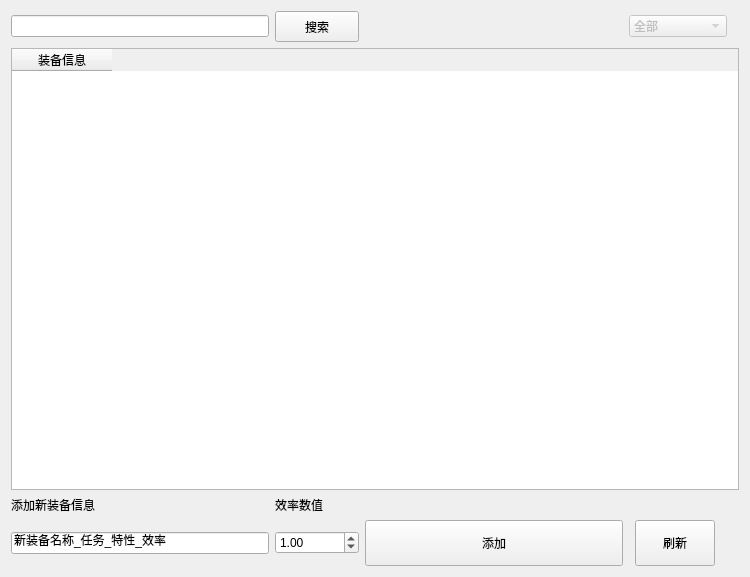
<?xml version="1.0" encoding="UTF-8"?>
<ui version="4.0">
 <class>seeeqps</class>
 <widget class="QWidget" name="seeeqps">
  <property name="geometry">
   <rect>
    <x>0</x>
    <y>0</y>
    <width>750</width>
    <height>577</height>
   </rect>
  </property>
  <property name="windowTitle">
   <string>装备库</string>
  </property>
  <layout class="QGridLayout" name="gridLayout">
   <item row="7" column="1">
    <widget class="QLabel" name="label_2">
     <property name="text">
      <string>效率数值</string>
     </property>
    </widget>
   </item>
   <item row="8" column="1">
    <widget class="QDoubleSpinBox" name="doubleSpinBox_eft">
     <property name="maximum">
      <double>999999.000000000000000</double>
     </property>
     <property name="value">
      <double>1.000000000000000</double>
     </property>
    </widget>
   </item>
   <item row="7" column="0">
    <widget class="QLabel" name="label">
     <property name="text">
      <string>添加新装备信息</string>
     </property>
    </widget>
   </item>
   <item row="8" column="0">
    <widget class="QLineEdit" name="le_name">
     <property name="text">
      <string>新装备名称_任务_特性_效率</string>
     </property>
    </widget>
   </item>
   <item row="4" column="0">
    <widget class="QLineEdit" name="le_keyword"/>
   </item>
   <item row="6" column="0" colspan="9">
    <widget class="QTableWidget" name="tw">
     <column>
      <property name="text">
       <string>装备信息</string>
      </property>
     </column>
    </widget>
   </item>
   <item row="4" column="3" colspan="4">
    <widget class="QComboBox" name="comboBox">
     <property name="enabled">
      <bool>false</bool>
     </property>
     <item>
      <property name="text">
       <string>全部</string>
      </property>
     </item>
     <item>
      <property name="text">
       <string>挖</string>
      </property>
     </item>
     <item>
      <property name="text">
       <string>铲</string>
      </property>
     </item>
     <item>
      <property name="text">
       <string>...</string>
      </property>
     </item>
    </widget>
   </item>
   <item row="4" column="1">
    <widget class="QPushButton" name="pb_search">
     <property name="minimumSize">
      <size>
       <width>0</width>
       <height>31</height>
      </size>
     </property>
     <property name="text">
      <string>搜索</string>
     </property>
    </widget>
   </item>
   <item row="4" column="2">
    <spacer name="horizontalSpacer_2">
     <property name="orientation">
      <enum>Qt::Horizontal</enum>
     </property>
     <property name="sizeHint" stdset="0">
      <size>
       <width>40</width>
       <height>20</height>
      </size>
     </property>
    </spacer>
   </item>
   <item row="8" column="2">
    <widget class="QPushButton" name="Pb_add_eqp">
     <property name="minimumSize">
      <size>
       <width>0</width>
       <height>46</height>
      </size>
     </property>
     <property name="text">
      <string>添加</string>
     </property>
    </widget>
   </item>
   <item row="8" column="4">
    <widget class="QPushButton" name="pb_read">
     <property name="minimumSize">
      <size>
       <width>0</width>
       <height>46</height>
      </size>
     </property>
     <property name="text">
      <string>刷新</string>
     </property>
    </widget>
   </item>
  </layout>
 </widget>
 <resources/>
 <connections/>
</ui>
